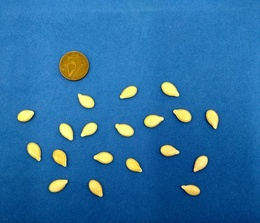
%> input picture ImagensRed/sementes3.jpg, 260 x 223 px, shrunk from 498 x 427 before the run
$ octave projetoFinalV3.m   (GNU Octave 9; MATLAB toolbox functions it lacks are replaced by stand-ins)
%> lines starting %> are read from the running program, lines starting %| are printed output that depends on the picture; in (x1, y1, x2, y2) boxes, pixels count from 0 and x2, y2 are one past the last pixel; in counts of white or black regions, pixels touching at a corner belong together; the program's own positions count from 1
clear all
close all
clc

pkg load image

img = imread('C:\Andrade\PDI\ProjetoFinal\imagens3\sementes3.jpg');
%> img is the input picture: size 223x260x3 uint8; mean R, G, B 43.1, 110.6, 162.7

figure('Name','Sementes: Original')
imshow(img)

R = img(:,:,1);
G = img(:,:,2);
B = img(:,:,3);
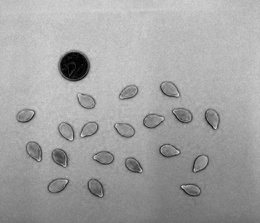
%> B: size 223x260 uint8; min 0, max 233, mean 162.7

figure, imshow((R-B)>1);
%> after `imshow((R-B)>1)`:
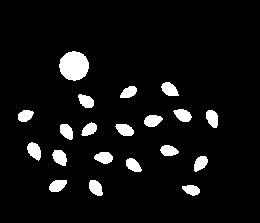
%> displayed picture: size 223x260 logical; 6.5% white; 20 white regions, largest, box (x1, y1, x2, y2) and area: (59, 51, 89, 81) 687, (27, 142, 41, 161) 180, (161, 82, 179, 96) 175

imBin = ((R-B)>1);

figure('Name','Imagem binarizada')
imshow(imBin)

imBin = double(imBin);

%%%%%%%%%%%%%%%%%%%%%%%%%%%%%%%%%%%%%%%%%%%%%%%%

D = imBin;

rotulo = 2;
rotulosIguais(1,1) = 0;
%rotulosIguais(2,1) = 0;
r = 1; %indice do vetor rotulos Iguais
imRotulo = D; %imagem c髉ia para armazenar os rotulos
for(i=2:size(D,1))
  for(j=2:size(D,2))
    if(D(i,j)==1)
      if((D(i-1,j)==0)&&(D(i,j-1)==0))
        rotulo+=10; % novo rotulo (soma de 10 em 10)
        imRotulo(i,j)=rotulo;
      else
        if((D(i-1,j)==1)&&(D(i,j-1)==0))
          imRotulo(i,j)=imRotulo(i-1,j);
        else
          if((D(i-1,j)==0)&&(D(i,j-1)==1))
            imRotulo(i,j)=imRotulo(i,j-1);
          else
            if(((D(i-1,j)==1)&&(D(i,j-1)==1))&&(imRotulo(i-1,j)==imRotulo(i,j-1)))
              imRotulo(i,j)=imRotulo(i-1,j);
            else
              if(((D(i-1,j)==1)&&(D(i,j-1)==1))&&(imRotulo(i-1,j)!=imRotulo(i,j-1)))
                %os vizinhos s鉶 rotulados e os rotulos s鉶 diferentes...
                imRotulo(i,j)=imRotulo(i-1,j); %insere o rotulo de um dos vizinhos
                eq1 = imRotulo(i-1,j);
                eq2 = imRotulo(i,j-1);
                % guardar rotulos equivalentes - erro
                ultimaLinha = size(rotulosIguais,1);
                ultimaColuna = size(rotulosIguais,2);
                [l1,c1]=find(rotulosIguais==eq1); %busca o 1o elemento
                [l2,c2]=find(rotulosIguais==eq2); %busca o 2o elemento
                if ((isempty(l1))&&(isempty(l2))) %n鉶 achou nenhum dos elementos
                  rotulosIguais(ultimaLinha+1,1) = eq1;
                  rotulosIguais(ultimaLinha+1,2) = eq2;
                else
                  if ((!isempty(l1))&&(isempty(l2))) %n鉶 achou o 1o elemento
                    rotulosIguais(l1,ultimaColuna+1) = eq2;
                  else
                    if ((isempty(l1))&&(!isempty(l2))) %n鉶 achou o 2o elemento
                      rotulosIguais(l2,ultimaColuna+1) = eq1;
                    end
                  end
                end
              end
            end
          end
        end
      end
    end
  end
end
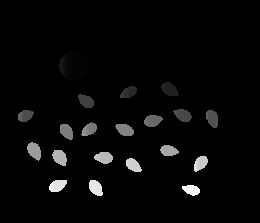
%> imRotulo: size 223x260 double; min 0, max 882, mean 26.2; drawn with min black and max white
%> after the loop, c1 = 1; c2 = 2; eq1 = 862; eq2 = 882; l1 = 21; l2 = 21; rotulo = 882; ultimaColuna = 50; ultimaLinha = 21

figure('Name','Imagem Rotulada com erros')
imshow(uint8(imRotulo), [min(min(imRotulo)), max(max(imRotulo))])

%retirar erros de equival阯cias de r髏ulos
for(i=2:size(imRotulo,1))
  for(j=2:size(imRotulo,2))
    if(imRotulo(i,j)!=0)
      [l,c]=find(rotulosIguais==imRotulo(i,j)); %procura o elemento nos erros
      if(!isempty(l))
        imRotulo(i,j) = rotulosIguais(l,1);
      end
    end
  end
end
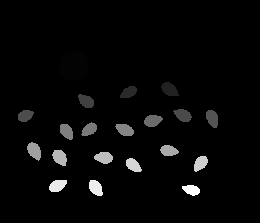
%> imRotulo: size 223x260 double; 1.55% of pixels changed, all inside (x1, y1, x2, y2) = (18, 52, 208, 193); drawn with min black and max white
%> after the loop, c = 1; l = 21

qtdRegioes =  size(unique(imRotulo),1)-1; %-1 para desconsiderar o fundo
%> qtdRegioes = 20
%imDouble = imRotulo;
%imRotulo = uint8(imRotulo);
figure('Name','Imagem Rotulada 2')
imshow(imRotulo, [min(min(imRotulo)) max(max(imRotulo))])
%imwrite(imRotulo, 'E:\EAJ\2018\PDI\Aulas\Aula 3-relacoes\imRotulo.jpg');

title(strcat('Quantidade de Regioes (foreground): ',int2str(qtdRegioes)))

objetos = unique(imRotulo);
%> objetos = 21 values from 0 to 862

% C骴igo para separar a moeda

for x=1:size(imRotulo,1)
  for y=1:size(imRotulo,2)
    if(imRotulo(x,y) == objetos(2))
      moedas(x,y) = 1;
    else
      moedas(x,y) = 0;
    endif
  endfor
endfor
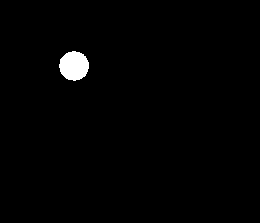
%> moedas: size 223x260 double; values 0 (black) and 1 (white), 1.2% white; 1 white region, box (x1, y1, x2, y2) and area: (59, 51, 89, 81) 687

figure('Name','Imagem da moeda')
imshow(moedas)

% Fim

%Calcular a largura e altura da moeda

cont = 1;
area = 0;
imgBin = moedas;
teste = zeros(size(imgBin,1), size(imgBin,2), 3);

for x=1:size(imgBin,1)
  for y=1:size(imgBin,2)
    if(imgBin(x,y) == 1)
      area++;
    endif
  endfor
endfor
%> after the loop, area = 687

for x=1:size(imgBin,1)
  for y=1:size(imgBin,2)
    if(imgBin(x,y) == 1)
      cont++;
      x1 = x;
      y1 = y;
      if(cont == 2)
        teste(x,y,1) = 255;
        teste(x,y,2) = 255;
        teste(x,y,3) = 255;
        a = x;
        b = y;

      endif
    endif
  endfor
endfor
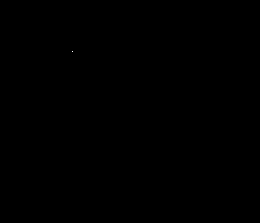
%> teste: size 223x260x3 double; 0% white in thin lines or dots, all inside (x1, y1, x2, y2) = (72, 51, 73, 52)
%> after the loop, a = 52; b = 73; cont = 688; x1 = 81; y1 = 76

teste(x1,y1,1) = 255;
%> teste: size 223x260x3 double; under 0.01% of pixels changed, all inside (x1, y1, x2, y2) = (75, 80, 76, 81)
teste(x1,y1,2) = 255;
%> teste: size 223x260x3 double; mean R, G, B 0, 0, 0; mean of the top-left, top-right, bottom-left and bottom-right quarters 0, 0, 0, 0
teste(x1,y1,3) = 255;
%> teste: size 223x260x3 double; 0% white in thin lines or dots, all inside (x1, y1, x2, y2) = (72, 51, 76, 81)

c = x1;
%> c = 81
d = y1;
%> d = 76

D = sqrt(((a-c)^2) + ((b-d)^2));
%> D = 29.15

cont2 = 1;

for y=1:size(imgBin,2)
  for x=1:size(imgBin,1)
    if(imgBin(x,y) == 1)
      cont2++;
      %x1 = x;
      y2 = y;
      x2 = x;
      if(cont2 == 2)
        teste(x,y,1) = 255;
        teste(x,y,2) = 255;
        teste(x,y,3) = 255;
        a = x;
        b = y;
      endif
    endif
  endfor
endfor
%> teste: size 223x260x3 double; 0.01% white in thin lines or dots, all inside (x1, y1, x2, y2) = (59, 51, 76, 81)
%> after the loop, a = 65; b = 60; cont2 = 688; x2 = 69; y2 = 89

teste(x2,y2,1) = 255;
%> teste: size 223x260x3 double; mean R, G, B 0, 0, 0; mean of the top-left, top-right, bottom-left and bottom-right quarters 0.1, 0, 0, 0
teste(x2,y2,2) = 255;
teste(x2,y2,3) = 255;
%> teste: size 223x260x3 double; 0.01% white in thin lines or dots, all inside (x1, y1, x2, y2) = (59, 51, 89, 81)

c = x2;
%> c = 69
d = y2;
%> d = 89

D2 = sqrt(((a-c)^2) + ((b-d)^2));
%> D2 = 29.27

figure('Name','Imagem teste')
imshow(uint8(teste))

imwrite(teste, 'C:\Users\lucas\Desktop\teste2.jpg');

largura1 = 2.5;
altura1 = 2.5;

largura2 = D;
%> largura2 = 29.15
altura2 = D2;
%> altura2 = 29.27

%Fim

matrizSementes = zeros(size(imRotulo,1), size(imRotulo,2), size(objetos,1)-2);

%Separando cada semente em uma imagem

cont = 1;

for z=3:size(objetos,1)
  for x=1:size(imRotulo,1)
    for y=1:size(imRotulo,2)
        if(objetos(z) == imRotulo(x,y))
          matrizSementes(x,y,cont) = 1;
        else
          matrizSementes(x,y,cont) = 0;
        endif
      endfor
  endfor
  cont++;
endfor
%> this loop made 19 passes

%
cont = 1;

sementes = zeros(size(imgBin,1), size(imgBin,2));

%strcat('f', num2str(i));

for x=3:size(objetos,1)
  for y=1:size(imgBin,1)
    for z=1:size(imgBin,2)
      if(imRotulo(y,z) == objetos(x))
        %sementes = strcat('sementes', num2str(cont));
        %sementes+'cont'(x,y) = 1;
        sementes(y,z) = 1;
      else
        %sementes = strcat('sementes', num2str(cont));
        %sementes+'cont'(x,y) = 0;
        sementes(y,z) = 0;
      endif
    endfor
  endfor
  cont++;
endfor
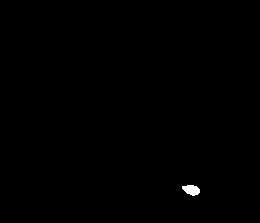
%> sementes: size 223x260 double; values 0 (black) and 1 (white), 0.24% white; 1 white region, box (x1, y1, x2, y2) and area: (182, 185, 200, 196) 140

figure('Name','Semente analizada')
imshow(sementes)

%Fim

%Calcular a largura e altura das sementes

cont = 1;
area = 0;
imgBin = sementes;
teste = zeros(size(imgBin,1), size(imgBin,2), 3);

for x=1:size(imgBin,1)
  for y=1:size(imgBin,2)
    if(imgBin(x,y) == 1)
      area++;
    endif
  endfor
endfor
%> after the loop, area = 140

for x=1:size(imgBin,1)
  for y=1:size(imgBin,2)
    if(imgBin(x,y) == 1)
      cont++;
      x1 = x;
      y1 = y;
      if(cont == 2)
        teste(x,y,1) = 255;
        teste(x,y,2) = 255;
        teste(x,y,3) = 255;
        a = x;
        b = y;

      endif
    endif
  endfor
endfor
%> teste: size 223x260x3 double; 0% white in thin lines or dots, all inside (x1, y1, x2, y2) = (187, 185, 188, 186)
%> after the loop, a = 186; b = 188; cont = 141; x1 = 196; y1 = 195

teste(x1,y1,1) = 255;
teste(x1,y1,2) = 255;
teste(x1,y1,3) = 255;
%> teste: size 223x260x3 double; 0% white in thin lines or dots, all inside (x1, y1, x2, y2) = (187, 185, 195, 196)

c = x1;
%> c = 196
d = y1;
%> d = 195

D = sqrt(((a-c)^2) + ((b-d)^2));
%> D = 12.21

cont2 = 1;

for y=1:size(imgBin,2)
  for x=1:size(imgBin,1)
    if(imgBin(x,y) == 1)
      cont2++;
      %x1 = x;
      y2 = y;
      x2 = x;
      if(cont2 == 2)
        teste(x,y,1) = 255;
        teste(x,y,2) = 255;
        teste(x,y,3) = 255;
        a = x;
        b = y;
      endif
    endif
  endfor
endfor
%> teste: size 223x260x3 double; 0.01% white in thin lines or dots, all inside (x1, y1, x2, y2) = (182, 185, 195, 196)
%> after the loop, a = 187; b = 183; cont2 = 141; x2 = 193; y2 = 200

teste(x2,y2,1) = 255;
%> teste: size 223x260x3 double; mean R, G, B 0, 0, 0; mean of the top-left, top-right, bottom-left and bottom-right quarters 0, 0, 0, 0.1
teste(x2,y2,2) = 255;
teste(x2,y2,3) = 255;
%> teste: size 223x260x3 double; 0.01% white in thin lines or dots, all inside (x1, y1, x2, y2) = (182, 185, 200, 196)

c = x2;
%> c = 193
d = y2;
%> d = 200

D2 = sqrt(((a-c)^2) + ((b-d)^2));
%> D2 = 18.03

figure('Name','Imagem teste')
imshow(uint8(teste))

imwrite(teste, 'C:\Users\lucas\Desktop\teste3.jpg');
%Fim

larguraSemente1 = (D * largura1) / largura2;
%> larguraSemente1 = 1.05
alturaSemente1 = (D2 * altura1) / altura2;
%> alturaSemente1 = 1.54

$ run again, with ImagensRed/sementes1.jpg copied over ImagensRed/sementes3.jpg
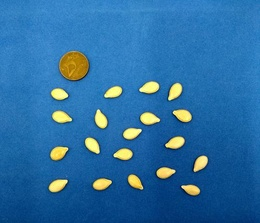
%> input picture ImagensRed/sementes1.jpg, 260 x 223 px, shrunk from 498 x 427 before the run
%> img is the input picture: size 223x260x3 uint8; mean R, G, B 43.9, 110.3, 162.7
%> imBin: size 223x260 double; values 0 (black) and 1 (white), 6.5% white; 20 white regions, largest, box (x1, y1, x2, y2) and area: (59, 51, 89, 81) 686, (50, 146, 68, 160) 181, (140, 112, 160, 125) 179
%> after the loop `for(i=2:size(D,1))`:
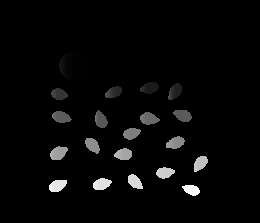
%> imRotulo: size 223x260 double; min 0, max 1082, mean 31.4; drawn with min black and max white
%> after the loop `for(i=2:size(D,1))`: c1 = 1; c2 = 2; eq1 = 972; eq2 = 992; l1 = 20; rotulo = 1082; ultimaColuna = 70; ultimaLinha = 21
%> after the loop `for(i=2:size(imRotulo,1))`:
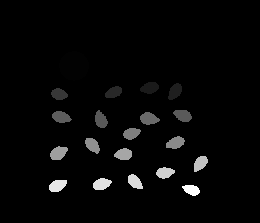
%> imRotulo: size 223x260 double; 2.17% of pixels changed, all inside (x1, y1, x2, y2) = (49, 52, 200, 192); drawn with min black and max white
%> after the loop `for(i=2:size(imRotulo,1))`: c = 1; l = 21
%> qtdRegioes = 20
%> objetos = 21 values from 0 to 1072
%> after the loop `for x=1:size(imgBin,1)`: area = 686
%> after the loop `for x=1:size(imgBin,1)`: a = 52; b = 73; cont = 687; x1 = 81; y1 = 75
%> `c = x1;`: c = 81
%> `d = y1;`: d = 75
%> `D = sqrt(((a-c)^2) + ((b-d)^2));`: D = 29.07
%> after the loop `for y=1:size(imgBin,2)`: a = 64; b = 60; cont2 = 687; x2 = 69; y2 = 89
%> `c = x2;`: c = 69
%> `d = y2;`: d = 89
%> `D2 = sqrt(((a-c)^2) + ((b-d)^2));`: D2 = 29.43
%> largura2 = 29.07
%> altura2 = 29.43
%> the loop `for z=3:size(objetos,1)` made 19 passes
%> the loop `for x=3:size(objetos,1)` made 19 passes
%> after the loop `for x=1:size(imgBin,1)`: area = 139
%> after the loop `for x=1:size(imgBin,1)`: a = 186; cont = 140; x1 = 196
%> `D = sqrt(((a-c)^2) + ((b-d)^2));`: D = 14.14
%> after the loop `for y=1:size(imgBin,2)`: a = 187; b = 183; cont2 = 140; x2 = 193; y2 = 200
%> `c = x2;`: c = 193
%> `d = y2;`: d = 200
%> `D2 = sqrt(((a-c)^2) + ((b-d)^2));`: D2 = 18.03
%> larguraSemente1 = 1.22
%> alturaSemente1 = 1.53

$ run again, with ImagensRed/sementes10.jpg copied over ImagensRed/sementes3.jpg
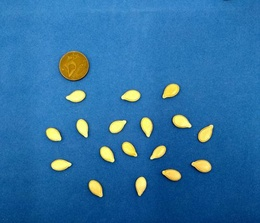
%> input picture ImagensRed/sementes10.jpg, 260 x 223 px, shrunk from 498 x 427 before the run
%> img is the input picture: size 223x260x3 uint8; mean R, G, B 45.6, 111.6, 163
%> imBin: size 223x260 double; values 0 (black) and 1 (white), 6% white; 18 white regions, largest, box (x1, y1, x2, y2) and area: (59, 51, 89, 81) 696, (172, 115, 191, 128) 184, (198, 125, 213, 142) 180
%> after the loop `for(i=2:size(D,1))`:
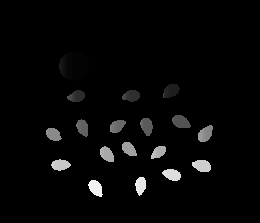
%> imRotulo: size 223x260 double; min 0, max 922, mean 24.8; drawn with min black and max white
%> after the loop `for(i=2:size(D,1))`: c1 = 1; c2 = 2; eq1 = 842; eq2 = 852; l1 = 18; rotulo = 922; ultimaColuna = 58; ultimaLinha = 19
%> after the loop `for(i=2:size(imRotulo,1))`:
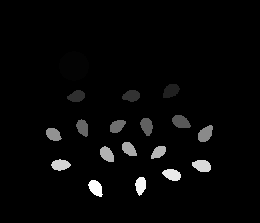
%> imRotulo: size 223x260 double; 1.86% of pixels changed, all inside (x1, y1, x2, y2) = (46, 52, 209, 195); drawn with min black and max white
%> after the loop `for(i=2:size(imRotulo,1))`: c = 1; l = 19
%> qtdRegioes = 18
%> objetos = 19 values from 0 to 872
%> after the loop `for x=1:size(imgBin,1)`: area = 696
%> after the loop `for x=1:size(imgBin,1)`: a = 52; b = 73; cont = 697; x1 = 81; y1 = 76
%> `c = x1;`: c = 81
%> `d = y1;`: d = 76
%> `D = sqrt(((a-c)^2) + ((b-d)^2));`: D = 29.15
%> after the loop `for y=1:size(imgBin,2)`: a = 64; b = 60; cont2 = 697; x2 = 69; y2 = 89
%> `c = x2;`: c = 69
%> `d = y2;`: d = 89
%> `D2 = sqrt(((a-c)^2) + ((b-d)^2));`: D2 = 29.43
%> largura2 = 29.15
%> altura2 = 29.43
%> the loop `for z=3:size(objetos,1)` made 17 passes
%> the loop `for x=3:size(objetos,1)` made 17 passes
%> after the loop `for x=1:size(imgBin,1)`: area = 171
%> after the loop `for x=1:size(imgBin,1)`: a = 181; b = 92; cont = 172; x1 = 197; y1 = 102
%> `c = x1;`: c = 197
%> `d = y1;`: d = 102
%> `D = sqrt(((a-c)^2) + ((b-d)^2));`: D = 18.87
%> after the loop `for y=1:size(imgBin,2)`: a = 185; b = 89; cont2 = 172; x2 = 195; y2 = 103
%> `c = x2;`: c = 195
%> `d = y2;`: d = 103
%> `D2 = sqrt(((a-c)^2) + ((b-d)^2));`: D2 = 17.2
%> larguraSemente1 = 1.62
%> alturaSemente1 = 1.46
